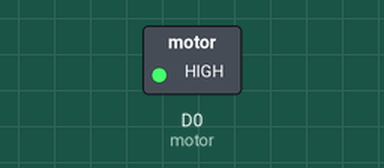
Bench run of a sketch on a simulated ESP8266 (NodeMCU). Shown: switched loads named in the sketch (green lamp = pin HIGH).

Above: at 0.1 s.
At 5.1 s:
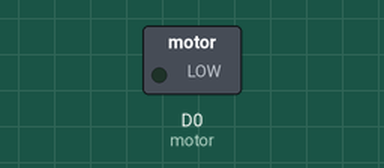
Timing chart, 0 to 6.6 s (numbered marks = the images above):
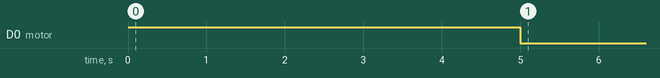

The sketch:

Main.ino
```cpp
int motor = D0;

void setup() {
  pinMode(motor, OUTPUT);
  digitalWrite(motor, HIGH);

  delay(5000);
  digitalWrite(motor, LOW);
}

void loop() {

}
```
